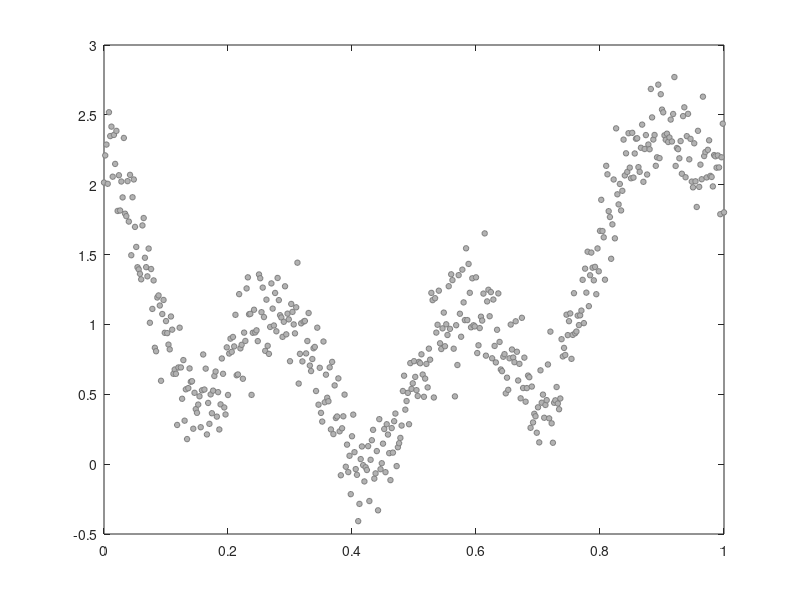

Here is the MATLAB script that generated this plot: (Note: this script raises an error after producing the figure.)
% Statistical Inference on Persistent Homology (PH-STAT)
% 
% The package can be downloaded from
% https://github.com/laplcebeltrami/PH-STAT
%
% (C) 2023 Moo K. Chung, Zijian Chen
% Universtiy of Wisconsin-Madison 
%
% email: mkchung@wisc.edu


%------------------
%% Morse filtration

%The construction for the persistence diagrm for 1D function is based on the 
%iterative pairing and deleation algorithm in
% 
% Chung, M.K., Singh, V., Kim, P.T., Dalton, K.M., Davidson, R.J. 2009. 
% Topological characterization of signal in brain images using the min-max diagram. 
% 12th International Conference on Medical Image Computing and Computer Assisted 
% Intervention (MICCAI). Lecture Notes in Computer Science (LNCS). 5762:158-166.

%Toy example
% In the interval x=[0, 1], we construct a signal s and add noise e to obtain simulated signal Y.
x=[0:0.002:1]';  %interval
s= x + 7*(x - 0.5).^2 + cos(7*pi*x)/2; %signal
e=normrnd(0,0.2,length(x),1); %noise
Y=s+e; %observed data = signal + noise

figure;
plot(x,Y,'ko','MarkerEdgeColor',[0.5 0.5 0.5], 'MarkerFaceColor',[0.7 0.7 0.7], 'MarkerSize',4)

%This produces a scatter points so we can't obtain critical values directly. 
% We smooth out the scatter plot using heat kernel smoothing with bandwidth 0.0001 
% and cosine series expansion upto degree 100. The resulting smoothed signal is stored in the variable wfs.

k=100; sigma=0.0001;
[wfs, beta]=WFS_COS(Y,x,k,sigma);

hold on;
plot(x,wfs,'k','LineWidth',2);

%Then using the iterative pairing and deleation algorithm pairing_1D, we determine 
% the pairing of minimums and maximums using the Elder's rule.  
% pairing_1D.m plots critical values as white notes.

pairs=PH_morse1D(x,wfs);
PH_PD_display(pairs)


% --------------------
%% Rips complex
%genrate random p number of scatter points in [0,1]^d hyper-cube.
%X is the matrix of size p x d of coordinates
rng(2023); %fixed random seeds
p=50; d=3;
X = rand(p, d);

%Compute the Rips complex up to 3-simplices.
radius = 0;
S= PH_rips(X, 2, radius)
%Display Ris complex
PH_rips_display(X,S);
%labels = cellstr(num2str((1:p)', '% d'));
%text(X(:,1)+0.01, X(:,2)+0.01, X(:,3)+0.01, labels, 'Color', 'r', 'FontSize',16) 

% Boundary matrices
B = PH_boundary(S);
betti = PH_boundary_betti(B);
title('\beta_0=1, \beta_1=4, \beta_2=0')


% ---------------
%% Sampling persistent diagram

% Sampling from a single Dirichlet distribution 
alpha=[3,2,3]'; %parameter
weight=1;   %mixing propotion
n=500;

x1 = Dirichlet_sample(alpha,weight,n);
f1 = Dirichlet_density(alpha, weight, x1);
figure; subplot(1,2,1); PH_PD_display(x1, f1); caxis([0 5])

% Sampling from a 3-components mixture of Dirichlet distributions
alpha=[3,8,2;8,3,2;7,3,8;3,7,8]'; %parameter
weight = [0.25,0.25,0.25,0.25]; %mixing propotion
n = 500;

x2 = Dirichlet_sample(alpha,weight,n);
f2 = Dirichlet_density(alpha, weight, x2);
subplot(1,2,2); PH_PD_display(x2, f2); caxis([0 5])


%-------------------
%% Graph filtrations
% The grph filtration is explained in 
%
% Chung, M.K., Lee, H. Ombao. H., Solo, V. 2019 Exact topological inference 
% of the resting-state brain networks in twins, Network Neuroscience 3:674-694
% http://www.stat.wisc.edu/~mchung/papers/chung.2019.NN.pdf
%
% Chung, M.K., Huang, S.-G., Gritsenko, A., Shen, L., Lee, H. 2o19
% Statistical inference on the number of cycles in brain networks. 
% IEEE International Symposium on Biomedical Imaging (ISBI) 113-116
%
% The graph filtration over filtration values epsilon is matheamticall equivaelnt 
% to the Rips filtration with filtration values maximum distance - epsilon up to 1-simplices only.  

rng(2023); %fixed random seeds
p=50; d=3;
X = rand(p, d);

w = pdist2(X,X); %edge weights
maxw = max(w(:)); %maximum edge weight

%Betti curves over graph filtration
thresholds=[0:0.05:maxw]; %filtration values
beta_gf = PH_betti(w, thresholds);

%display betti curves (beta-0 and beta-1)
PH_betti_display(beta_gf,thresholds)

%Equvalently, we can compute the graph filtration as Rips filtraions
%The graph filtration at filtraion value e is equivalent to
e = 0.7;
S= PH_rips(X, 1, maxw-e);
PH_rips_display(X,S);
